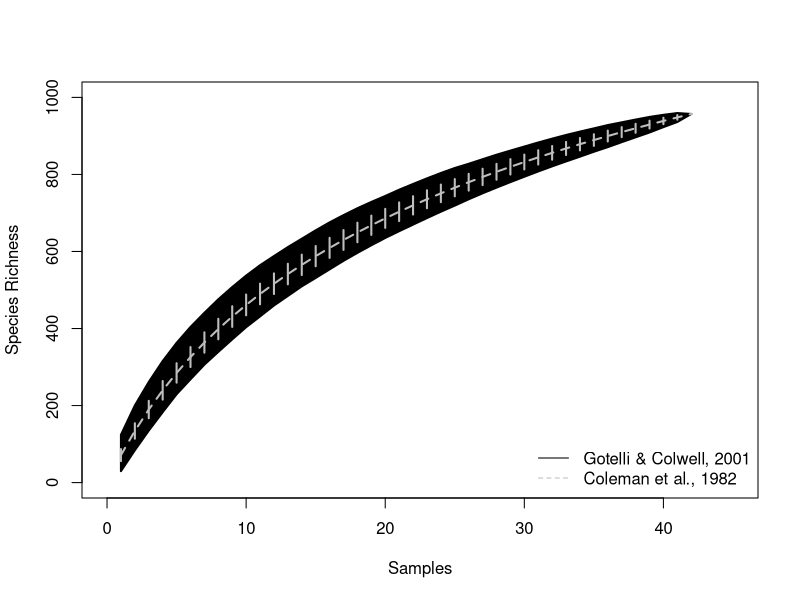
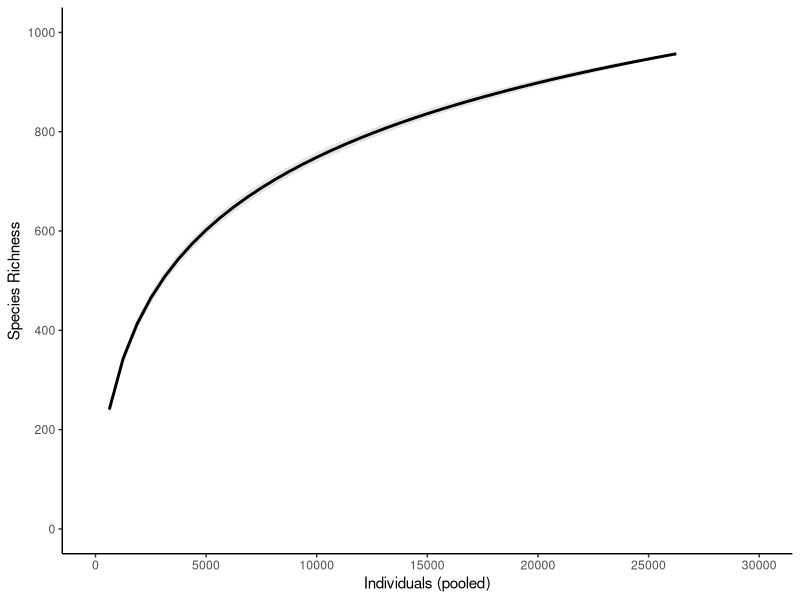
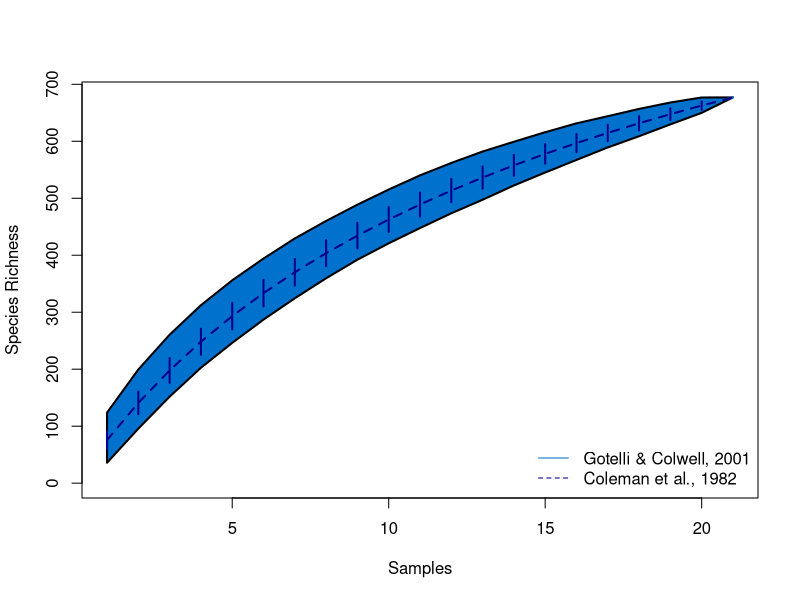
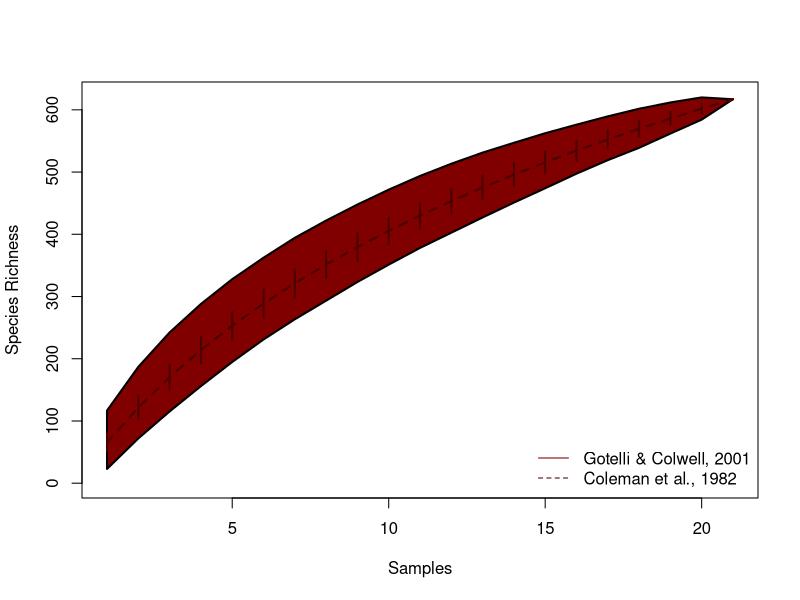
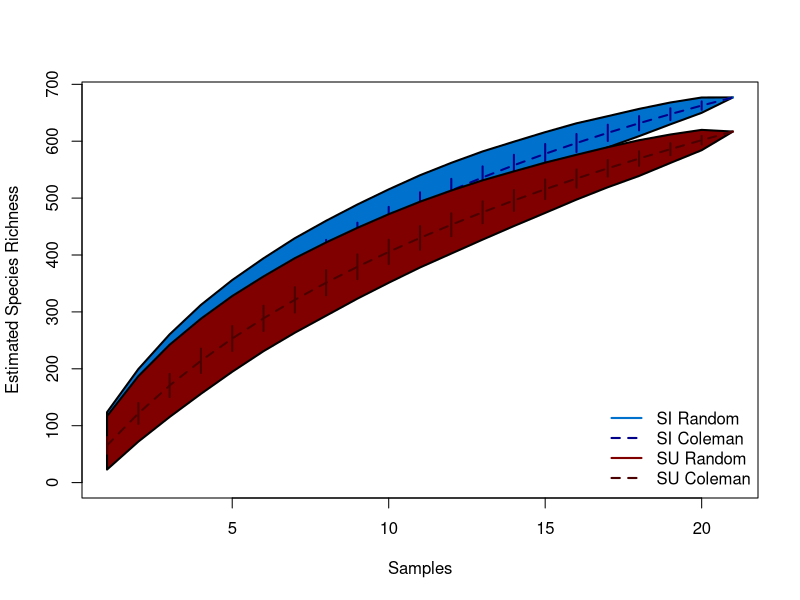
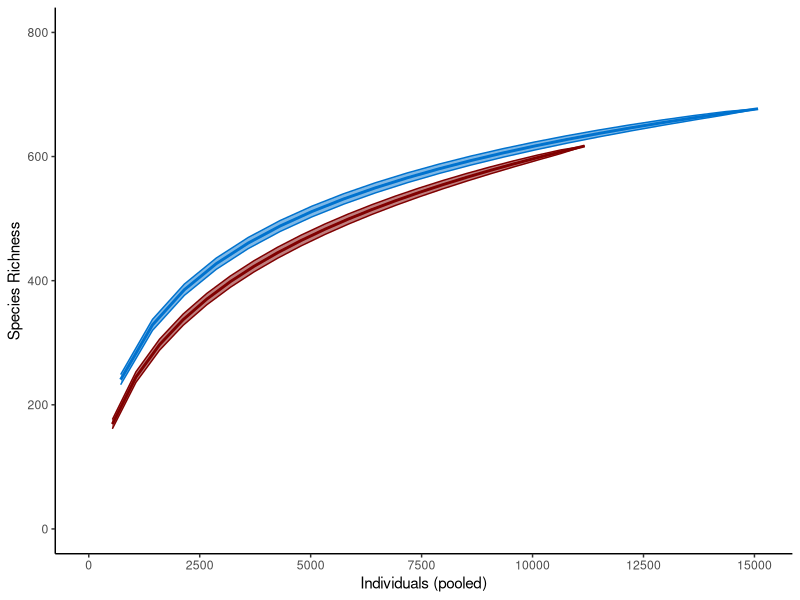
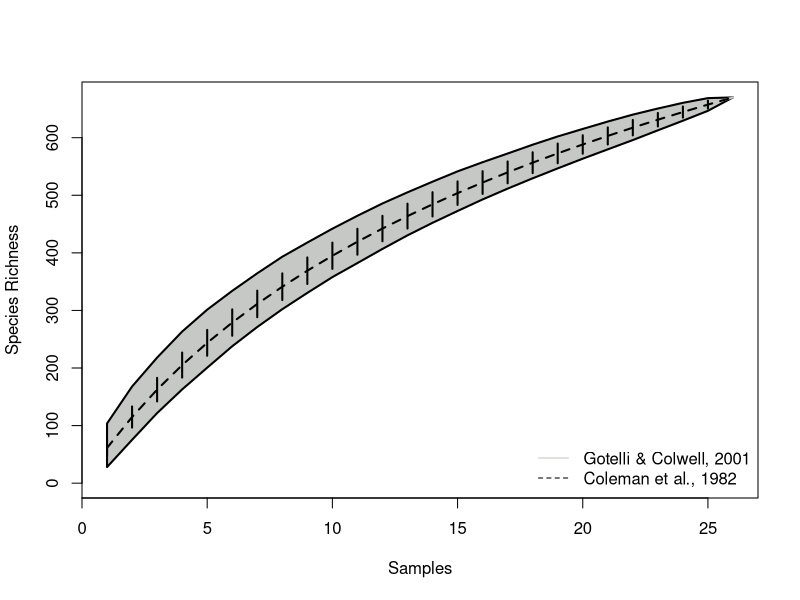
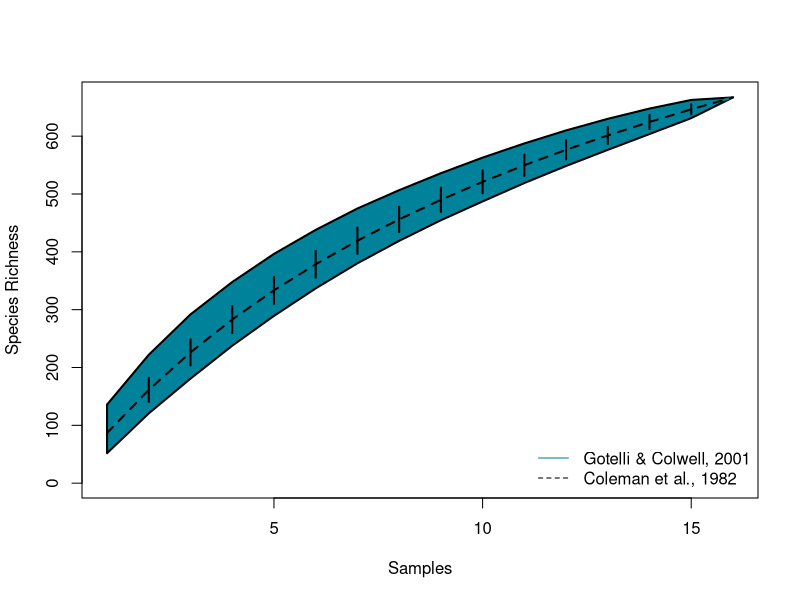

Reproduce these figures in R, in order.
#### NOTES ####
# This script was created from EstimateR.R. 
# It was adapted to just focus on the SU-SI duplicate stations. 
# 24 SU duplicates. But this was filtered down to 21 for habitat and sampling effectiveness.
# It does include 3 proxy stations. 


#### INITIALIZATION ####
setwd(dirname(rstudioapi::getActiveDocumentContext()$path))


#### INSTALL PACKAGES ####
packages_used <- 
  c("readr",
    "tibble",
    "tidyverse",
    "janitor",
    "readxl",
    "magrittr",
    "vegan",
    "remotes",
    "ggvegan",
    "ggplot2",
    "purrr",
    "tidyr",
    "stringr",
    "readr",
    "dplyr"
  )

packages_to_install <- 
  packages_used[!packages_used %in% installed.packages()[,1]]

if (length(packages_to_install) > 0) {
  install.packages(packages_to_install, 
                   Ncpus = Sys.getenv("NUMBER_OF_PROCESSORS") - 1)
}

lapply(packages_used, 
       require, 
       character.only = TRUE)

theme_set(
  theme_void()
)


#### READ IN VEGANIZED DATA ####

# Community matrix (samples × species)
data_vegan <- read_csv(
  "../data/si_su_duplicates/data_vegan_si_su_duplicates_community_matrix.csv"
) %>% 
  column_to_rownames("station_code")

# No species complexes for those identified to only the genus or family level
# data_vegan <- read_csv(
#   "../data/si_su_duplicates/data_vegan_si_su_duplicates_community_matrix_nospp.csv"
# ) %>%
#   column_to_rownames("station_code")


# vegan wants a matrix or data.frame with rownames = samples, cols = species
# you can leave it as a data.frame, or do:
# comm_matrix <- as.matrix(comm_matrix)

# Environmental metadata. Keep station_code as a column not rownames.
data_vegan.env <- read_csv(
  "../data/si_su_duplicates/data_vegan_si_su_duplicates_metadata.csv"
)

# check that the rows are aligned by station_code
identical(rownames(data_vegan), data_vegan.env$station_code)

#### SUBSAMPLE VEGANIZED DATA ####

# BY STUDY 
data_si_vegan <- data_vegan[ data_vegan.env$study == "si_1978", ]
data_su_vegan <- data_vegan[ data_vegan.env$study == "su_2022", ]

# BY SEA
data_sulu_vegan <- data_vegan[ data_vegan.env$sea == "sulu", ]
data_bohol_vegan <- data_vegan[ data_vegan.env$sea == "bohol", ]

# BY STUDY & SEA
data_si_sulu_vegan <- data_vegan.env %>%
  filter(study=="si_1978", sea=="sulu") %>%
  pull(station_code) %>%        # get the station_codes
  { data_vegan[rownames(data_vegan) %in% ., ] }

data_su_sulu_vegan <- data_vegan.env %>%
  filter(study=="su_2022", sea=="sulu") %>%
  pull(station_code) %>%        # get the station_codes
  { data_vegan[rownames(data_vegan) %in% ., ] }

data_si_bohol_vegan <- data_vegan.env %>%
  filter(study=="si_1978", sea=="bohol") %>%
  pull(station_code) %>%        # get the station_codes
  { data_vegan[rownames(data_vegan) %in% ., ] }

data_su_bohol_vegan <- data_vegan.env %>%
  filter(study=="su_2022", sea=="bohol") %>%
  pull(station_code) %>%        # get the station_codes
  { data_vegan[rownames(data_vegan) %in% ., ] }


#### CREATE SPECACCUM LISTS ####
## ALL ## 
# sample-based. subsampling without replacement (Gotelli & Colwell 2001)
specaccum_rand <- specaccum(data_vegan, method="random", permutations=999)
# sample-based. (Coleman et al. 1982)
specaccum_cole  <- specaccum(data_vegan, method="coleman")
# sample-based. expected species richness aka Mao Tau estimate (Chiarucci et al. 2008; Colwell et al. 2012; 
specaccum_exac <- specaccum(data_vegan, method="exact")
# Individual‐based. 
specaccum_rare <- specaccum(data_vegan, method="rarefaction")

## BY STUDY ##
# SI #
specaccum_rand_si <- specaccum(data_si_vegan, method="random", permutations=999)
specaccum_cole_si  <- specaccum(data_si_vegan, method="coleman")
specaccum_exac_si <- specaccum(data_si_vegan, method="exact")
specaccum_rare_si <- specaccum(data_si_vegan, method="rarefaction")
# SU #
specaccum_rand_su <- specaccum(data_su_vegan, method="random", permutations=999)
specaccum_cole_su  <- specaccum(data_su_vegan, method="coleman")
specaccum_exac_su <- specaccum(data_su_vegan, method="exact")
specaccum_rare_su <- specaccum(data_su_vegan, method="rarefaction")

## BY SEA ##
# SULU #
specaccum_rand_sulu <- specaccum(data_sulu_vegan, method="random", permutations=999)
specaccum_cole_sulu  <- specaccum(data_sulu_vegan, method="coleman")
specaccum_exac_sulu <- specaccum(data_sulu_vegan, method="exact")
specaccum_rare_sulu <- specaccum(data_sulu_vegan, method="rarefaction")
# BOHOL #
specaccum_rand_bohol <- specaccum(data_bohol_vegan, method="random", permutations=999)
specaccum_cole_bohol  <- specaccum(data_bohol_vegan, method="coleman")
specaccum_exac_bohol  <- specaccum(data_bohol_vegan, method="exact")
specaccum_rare_bohol  <- specaccum(data_bohol_vegan, method="rarefaction")

## BY STUDY & SEA #
# SI SULU #
specaccum_rand_si_sulu <- specaccum(data_si_sulu_vegan, method="random", permutations=999)
specaccum_cole_si_sulu  <- specaccum(data_si_sulu_vegan, method="coleman")
specaccum_exac_si_sulu  <- specaccum(data_si_sulu_vegan, method="exact")
specaccum_rare_si_sulu  <- specaccum(data_si_sulu_vegan, method="rarefaction")
# SU SULU #
specaccum_rand_su_sulu <- specaccum(data_su_sulu_vegan, method="random", permutations=999)
specaccum_cole_su_sulu  <- specaccum(data_su_sulu_vegan, method="coleman")
specaccum_exac_su_sulu  <- specaccum(data_su_sulu_vegan, method="exact")
specaccum_rare_su_sulu  <- specaccum(data_su_sulu_vegan, method="rarefaction")
# SI BOHOL #
specaccum_rand_si_bohol <- specaccum(data_si_bohol_vegan, method="random", permutations=999)
specaccum_cole_si_bohol  <- specaccum(data_si_bohol_vegan, method="coleman")
specaccum_exac_si_bohol  <- specaccum(data_si_bohol_vegan, method="exact")
specaccum_rare_si_bohol  <- specaccum(data_si_bohol_vegan, method="rarefaction")
# SU BOHOL #
specaccum_rand_su_bohol <- specaccum(data_su_bohol_vegan, method="random", permutations=999)
specaccum_cole_su_bohol  <- specaccum(data_su_bohol_vegan, method="coleman")
specaccum_exac_su_bohol  <- specaccum(data_su_bohol_vegan, method="exact")
specaccum_rare_su_bohol  <- specaccum(data_su_bohol_vegan, method="rarefaction")


#### FUNCTIONS ####

# speccaccum method rarefaction list to tibble
specaccum_rare_to_tibble <- function(sa) {
  # sa: the list returned by specaccum(...)
  tibble(
    sites       = sa$sites,
    richness    = sa$richness,                 # the mean accumulated richness
    sd          = sa$sd,
    individuals = sa$individuals
  )
}


#### SPECACCUM PLOTS ALL ####
## Random & Coleman
plot(specaccum_rand, ci.type="poly", col="black", lwd=2,
     xlab="Samples",    ylab="Species Richness",
     xlim= c(0, 45), ylim= c(0, 1000))
plot(specaccum_cole,  add=TRUE, col="grey", lwd=2, lty=2)
legend("bottomright",
       legend=c("Gotelli & Colwell, 2001","Coleman et al., 1982"),
       col=c("black","grey"), lty=1:2, bty="n")

## Rarefaction (individual-based)
specaccum_rare_tibble <- specaccum_rare_to_tibble(specaccum_rare)

# plot richness vs. individuals, with sd as a ribbon
ggplot(specaccum_rare_tibble, aes(x = individuals, y = richness)) +
  geom_ribbon(aes(ymin = richness - sd, ymax = richness + sd),
              fill = "grey80", alpha = 0.5) +
  geom_line(color = "black", size = 1) +
  labs(
    x = "Individuals (pooled)",
    y = "Species Richness"
  ) +
  scale_x_continuous(
    breaks = c(0, 5000, 10000, 15000, 20000, 25000, 30000),
    limits = c(0, 30000)    # adjust if you want a little padding
  ) +
  scale_y_continuous(
    breaks = c(0, 200, 400, 600, 800, 1000),
    limits = c(0, 1000)
  ) +
  theme_classic(base_family = "Times New Roman", base_size = 12) +
  theme_classic()

# ggsave(
#   filename = "../figures/si_su_duplicates/speccaccum_rare_individuals_species.png",
#   plot     = last_plot(),   # or give your plot object here
#   device   = "png",
#   width    = 6.5,
#   height   = 8,
#   units    = "in",
#   dpi      = 300
# )

#### SPECACCUM PLOTS BY SURVEY ####

# "si_1978" = "#0072CE",  # Smithsonian Blue
# "su_2022" = "#800000" # ,  # Silliman Maroon

## Random & Coleman
# SI #
plot(specaccum_rand_si, ci.type="poly", col="#0072CE", lwd=2,
     xlab="Samples",    ylab="Species Richness")
plot(specaccum_cole_si,  add=TRUE, col="darkblue", lwd=2, lty=2)
legend("bottomright",
       legend=c("Gotelli & Colwell, 2001","Coleman et al., 1982"),
       col=c("#0072CE","darkblue"), lty=1:2, bty="n")

# SU #
plot(specaccum_rand_su, ci.type="poly", col="#800000", lwd=2,
     xlab="Samples",    ylab="Species Richness")
plot(specaccum_cole_su,  add=TRUE, col="#4B0101", lwd=2, lty=2)
legend("bottomright",
       legend=c("Gotelli & Colwell, 2001","Coleman et al., 1982"),
       col=c("#800000","#4B0101"), lty=1:2, bty="n")

## Overlapped SAC by Survey##
# Compute overall x‐ and y‐limits #
# all the “number of samples” (‘sites’) across both studies
all_sites    <- c(specaccum_rand_si$sites,    specaccum_rand_su$sites)
# all the mean richnesses and their CIs
all_richness <- c(
  specaccum_rand_si$richness + specaccum_rand_si$sd,  # upper CI
  specaccum_rand_si$richness - specaccum_rand_si$sd,  # lower CI
  specaccum_rand_si$richness,                          # mean
  specaccum_cole_si$richness,                          # Coleman mean
  specaccum_rand_su$richness + specaccum_rand_su$sd,
  specaccum_rand_su$richness - specaccum_rand_su$sd,
  specaccum_rand_su$richness,
  specaccum_cole_su$richness
)
xlim <- range(all_sites)
ylim <- c(0, max(all_richness))

# Plot the SI “random” curve (with its CI polygon) to set up the canvas ##
plot(specaccum_rand_si,
     ci.type="poly",
     col="#0072CE", lwd=2,
     xlim=xlim, ylim=ylim,
     xlab="Samples", ylab="Estimated Species Richness")

# Add the other three curves #
# SI Coleman‐analytic
plot(specaccum_cole_si, add=TRUE, col="darkblue", lwd=2, lty=2)

# SU “random”
plot(specaccum_rand_su, add=TRUE, ci.type="poly", col="#800000", lwd=2)

# SU Coleman
plot(specaccum_cole_su, add=TRUE, col="#4B0101", lwd=2, lty=2)

# legend describing all four lines #
legend("bottomright",
       legend = c("SI Random",
                  "SI Coleman",
                  "SU Random",
                  "SU Coleman"),
       col    = c("#0072CE", "darkblue", "#800000","#4B0101"),
       lty    = c(1, 2, 1, 2),
       lwd    = c(2, 2, 2, 2),
       bty    = "n")

## Rarefaction (individual-based)
specaccum_rare_si_tibble <- specaccum_rare_to_tibble(specaccum_rare_si) %>% 
  mutate(survey = "Historical")
specaccum_rare_su_tibble <- specaccum_rare_to_tibble(specaccum_rare_su) %>% 
  mutate(survey = "Modern")

specaccum_rare_survey <- bind_rows(specaccum_rare_si_tibble, specaccum_rare_su_tibble)


# plot richness vs. individuals, with sd as a ribbon
ggplot(specaccum_rare_survey, aes(x = individuals, y = richness, colour = survey, fill = survey)) +
  geom_ribbon(aes(ymin = richness - sd, ymax = richness + sd),
              alpha = 0.5) +
  geom_line(size = 1) +
  scale_color_manual(values = c("Historical" = "#0072CE",
                                "Modern" = "#800000")) +
  scale_fill_manual (values = c("Historical" = "#0072CE",
                                "Modern" = "#800000")) +
  labs(
    x = "Individuals (pooled)",
    y = "Species Richness"
  ) +
  scale_x_continuous(
    breaks = c(0, 2500, 5000, 7500, 10000, 12500, 15000),
    limits = c(0, 15100)    # adjust if you want a little padding
  ) +
  scale_y_continuous(
    breaks = c(0, 200, 400, 600, 800),
    limits = c(0, 800)
  ) +
  theme_classic(base_family = "Times New Roman", base_size = 12) +
  theme_classic() + 
  theme(legend.position = "none")

# ggsave(
#   filename = "../figures/si_su_duplicates/speccaccum_rare_individuals_species_survey.png",
#   plot     = last_plot(),   # or give your plot object here
#   device   = "png",
#   width    = 6.5,
#   height   = 8,
#   units    = "in",
#   dpi      = 300
# )


#### SPECACCUM PLOTS BY SEA ####
## Random & Colwell

# sea_colors <- c(
#   "Sulu Sea" = "#00829A",   # FMA 5
#   "Bohol Sea" = "#C6C8C5" #"#3F463E"    # FMA 9
# )

# BOHOL
plot(specaccum_rand_bohol, ci.type="poly", col="#C6C8C5", lwd=2,
     xlab="Samples",    ylab="Species Richness")
plot(specaccum_cole_bohol,  add=TRUE, col="black", lwd=2, lty=2)
legend("bottomright",
       legend=c("Gotelli & Colwell, 2001","Coleman et al., 1982"),
       col=c("#C6C8C5","black"), lty=1:2, bty="n")

# SULU #
plot(specaccum_rand_sulu, ci.type="poly", col="#00829A", lwd=2,
     xlab="Samples",    ylab="Species Richness")
plot(specaccum_cole_sulu,  add=TRUE, col="black", lwd=2, lty=2)
legend("bottomright",
       legend=c("Gotelli & Colwell, 2001","Coleman et al., 1982"),
       col=c("#00829A","black"), lty=1:2, bty="n")

## Overlapped SAC by Sea ##
# Compute overall x‐ and y‐limits #
# all the “number of samples” (‘sites’) across both seas
all_sites    <- c(specaccum_rand_bohol$sites,    specaccum_rand_sulu$sites)
# all the mean richnesses and their CIs
all_richness <- c(
  specaccum_rand_bohol$richness + specaccum_rand_si$sd,  # upper CI
  specaccum_rand_bohol$richness - specaccum_rand_si$sd,  # lower CI
  specaccum_rand_bohol$richness,                          # mean
  specaccum_cole_bohol$richness,                          # Coleman mean
  specaccum_rand_sulu$richness + specaccum_rand_su$sd,
  specaccum_rand_sulu$richness - specaccum_rand_su$sd,
  specaccum_rand_sulu$richness,
  specaccum_cole_sulu$richness
)
xlim <- range(all_sites)
ylim <- c(0, max(all_richness))

# Plot the Bohol “random” curve (with its CI polygon) to set up the canvas ##
plot(specaccum_rand_bohol,
     ci.type="poly",
     col="#C6C8C5", lwd=2,
     xlim=xlim, ylim=ylim,
     xlab="Samples", ylab="Estimated Species Richness")

# Add the other three curves #
# Bohol Coleman‐analytic
plot(specaccum_cole_bohol, add=TRUE, col="black", lwd=2, lty=2)

# Sulu “random”
plot(specaccum_rand_sulu, add=TRUE, ci.type="poly", col="#00829A", lwd=2)

# Sulu Coleman
plot(specaccum_cole_sulu, add=TRUE, col="black", lwd=2, lty=2)

## legend describing all four lines ##
legend("bottomright",
       legend = c("Bohol Random",
                  "Bohol Coleman",
                  "Sulu Random",
                  "Sulu Coleman"),
       col    = c("#C6C8C5", "black", "#00829A","black"),
       lty    = c(1, 2, 1, 2),
       lwd    = c(2, 2, 2, 2),
       bty    = "n")


## Rarefaction (individual-based)
specaccum_rare_bohol_tibble <- specaccum_rare_to_tibble(specaccum_rare_bohol) %>% 
  mutate(sea = "Bohol Sea")
specaccum_rare_sulu_tibble <- specaccum_rare_to_tibble(specaccum_rare_sulu) %>% 
  mutate(sea = "Sulu Sea")

specaccum_rare_sea <- bind_rows(specaccum_rare_bohol_tibble, specaccum_rare_sulu_tibble)


# plot richness vs. individuals, with sd as a ribbon

# sea_colors <- c(
#   "Sulu Sea" = "#00829A",   # FMA 5
#   "Bohol Sea" = "#C6C8C5" #"#3F463E"    # FMA 9
# )


ggplot(specaccum_rare_sea, aes(x = individuals, y = richness, colour = sea, fill = sea)) +
  geom_ribbon(aes(ymin = richness - sd, ymax = richness + sd),
              alpha = 0.5) +
  geom_line(size = 1) +
  scale_color_manual(values = c("Bohol Sea" = "#C6C8C5",
                                "Sulu Sea" = "#00829A")) +
  scale_fill_manual (values = c("Bohol Sea" = "#C6C8C5",
                                "Sulu Sea" = "#00829A")) +
  labs(
    x = "Individuals (pooled)",
    y = "Species Richness"
  ) +
  scale_x_continuous(
    breaks = c(0, 4000, 8000, 12000, 16000),
    limits = c(0, 16000)    # adjust if you want a little padding
  ) +
  scale_y_continuous(
    breaks = c(0, 200, 400, 600, 800),
    limits = c(0, 800)
  ) +
  theme_classic(base_family = "Times New Roman", base_size = 12) +
  theme_classic() + 
  theme(legend.position = "none")

# ggsave(
#   filename = "../figures/si_su_duplicates/speccaccum_rare_individuals_species_sea.png",
#   plot     = last_plot(),   # or give your plot object here
#   device   = "png",
#   width    = 6.5,
#   height   = 8,
#   units    = "in",
#   dpi      = 300
# )


#### SPECACCUM PLOTS BY STUDY & SEA ####

# "si_1978" = "#0072CE",  # Smithsonian Blue
# "su_2022" = "#800000" # ,  # Silliman Maroon

# sea_colors <- c(
#   "Sulu Sea" = "#00829A",   # FMA 5
#   "Bohol Sea" = "#C6C8C5" #"#3F463E"    # FMA 9
# )

## Overlapped SAC by Study & Sea ##
# Compute overall x‐ and y‐limits #
# all the “number of samples” (‘sites’) across both studies and both seas
all_sites    <- c(specaccum_rand_si_bohol$sites, specaccum_rand_su_bohol$sites, specaccum_rand_si_sulu$sites, specaccum_rand_su_sulu$sites)
# all the mean richnesses and their CIs
all_richness <- c(
  specaccum_rand_si_bohol$richness + specaccum_rand_si$sd,  # upper CI
  specaccum_rand_si_bohol$richness - specaccum_rand_si$sd,  # lower CI
  specaccum_rand_si_bohol$richness,                          # mean
  specaccum_cole_si_bohol$richness,                          # Coleman mean
  specaccum_rand_su_bohol$richness + specaccum_rand_si$sd,  # upper CI
  specaccum_rand_su_bohol$richness - specaccum_rand_si$sd,  # lower CI
  specaccum_rand_su_bohol$richness,                          # mean
  specaccum_cole_su_bohol$richness,                          # Coleman mean
  specaccum_rand_si_sulu$richness + specaccum_rand_su$sd,
  specaccum_rand_si_sulu$richness - specaccum_rand_su$sd,
  specaccum_rand_si_sulu$richness,
  specaccum_cole_si_sulu$richness,
  specaccum_rand_su_sulu$richness + specaccum_rand_su$sd,
  specaccum_rand_su_sulu$richness - specaccum_rand_su$sd,
  specaccum_rand_su_sulu$richness,
  specaccum_cole_su_sulu$richness
)
xlim <- range(all_sites)
ylim <- c(0, max(all_richness))

# Plot the SI Bohol “random” curve (with its CI polygon) to set up the canvas ##
plot(specaccum_rand_si_bohol,
     ci.type="poly",
     col="#C6C8C5", lwd=2,
     xlim=xlim, ylim=ylim,
     xlab="Samples", ylab="Estimated Species Richness")

# SI Bohol Coleman
plot(specaccum_cole_si_bohol, add=TRUE, col="#0072CE", lwd=2, lty=2)

# SU Bohol “random”
plot(specaccum_rand_su_bohol, add=TRUE, ci.type="poly", col="#C6C8C5", lwd=2)

# SU Bohol Coleman
plot(specaccum_cole_su_bohol, add=TRUE, col="#800000", lwd=2, lty=2)

# SI Sulu “random”
plot(specaccum_rand_si_sulu, add=TRUE, ci.type="poly", col="#00829A", lwd=2)

# SI Sulu Coleman
plot(specaccum_cole_si_sulu, add=TRUE, col="#0072CE", lwd=2, lty=2)

# SU Sulu “random”
plot(specaccum_rand_su_sulu, add=TRUE, ci.type="poly", col="#00829A", lwd=2)

# SU Sulu Coleman
plot(specaccum_cole_su_sulu, add=TRUE, col="#800000", lwd=2, lty=2)

## legend describing all four lines ##
legend("bottomright",
       legend = c("Bohol",
                  "Sulu",
                  "SI",
                  "SU"),
       col    = c("#C6C8C5", "#00829A","#0072CE", "#800000"),
       lty    = c(1, 1, 2, 2),
       lwd    = c(2, 2, 2, 2),
       bty    = "n")


## Rarefaction (individual-based)
specaccum_rare_si_bohol_tibble <- specaccum_rare_to_tibble(specaccum_rare_si_bohol) %>% 
  mutate(survey_sea = "Historical Bohol Sea")
specaccum_rare_si_sulu_tibble <- specaccum_rare_to_tibble(specaccum_rare_si_sulu) %>% 
  mutate(survey_sea = "Historical Sulu Sea")
specaccum_rare_su_bohol_tibble <- specaccum_rare_to_tibble(specaccum_rare_su_bohol) %>% 
  mutate(survey_sea = "Modern Bohol Sea")
specaccum_rare_su_sulu_tibble <- specaccum_rare_to_tibble(specaccum_rare_su_sulu) %>% 
  mutate(survey_sea = "Modern Sulu Sea")

specaccum_rare_survey_sea <- bind_rows(specaccum_rare_si_bohol_tibble, specaccum_rare_si_sulu_tibble, specaccum_rare_su_bohol_tibble, specaccum_rare_su_sulu_tibble)

# plot richness vs. individuals, with sd as a ribbon

# sea_colors <- c(
#   "Sulu Sea" = "#00829A",   # FMA 5
#   "Bohol Sea" = "#C6C8C5" #"#3F463E"    # FMA 9
# )


ggplot(specaccum_rare_survey_sea, aes(x = individuals, y = richness, colour = survey_sea, fill = survey_sea)) +
  geom_ribbon(aes(ymin = richness - sd, ymax = richness + sd),
              alpha = 0.5) +
  geom_line(size = 1) +
  scale_color_manual(    
    name   = "Survey X Sea",
    values = c("Historical Bohol Sea" = "#0072CE",
               "Modern Bohol Sea" = "#800000",
               "Historical Sulu Sea" = "#0072CE",
               "Modern Sulu Sea" = "#800000")) +
  scale_fill_manual (
    name   = "Survey X Sea",
    values = c("Historical Bohol Sea" = "#C6C8C5",
               "Modern Bohol Sea" = "#C6C8C5",
               "Historical Sulu Sea" = "#00829A",
               "Modern Sulu Sea" = "#00829A")) +
  labs(
    x = "Individuals (pooled)",
    y = "Species Richness"
  ) +
  scale_x_continuous(
    breaks = c(0, 2000, 4000, 6000, 8000),
    limits = c(0, 8000)    # adjust if you want a little padding
  ) +
  scale_y_continuous(
    breaks = c(0, 100, 200, 300, 400, 500),
    limits = c(0, 500)
  ) +
  theme_classic(base_family = "Times New Roman", base_size = 12) +
  theme_classic() + 
  theme(
    legend.position      = c(0.95, 0.05),
    legend.justification = c(1, 0),
    legend.background    = element_rect(fill = "white", color = "black")
  )

# ggsave(
#   filename = "../figures/si_su_duplicates/speccaccum_rare_individuals_species_survey_sea.png",
#   plot     = last_plot(),   # or give your plot object here
#   device   = "png",
#   width    = 6.5,
#   height   = 8,
#   units    = "in",
#   dpi      = 300
# )


#### SPECSLOPE ####

specslope(specaccum_rare_su_sulu, 7)

#### fitspecaccum ####
fitspeccacum_rare_all <- fitspecaccum(specaccum_rare, "lomolino")
coef(fitspeccacum_rare_all)
fitted(fitspeccacum_rare_all)
plot(fitspeccacum_rare_all, add = TRUE, col=2, lwd=2)

fitspeccaccum_rand_all <- fitspecaccum(specaccum_rare, "arrh")
plot(fitspeccaccum_rand_all)

#### https://rdrr.io/rforge/vegan/man/specaccum.html ####
sp1 <- specaccum(data_vegan)
sp2 <- specaccum(data_vegan, "random")

summary(sp2)
plot(sp1, ci.type="poly", col="blue", lwd=2, ci.lty=0, ci.col="lightblue")
boxplot(sp2, col="yellow", add=TRUE, pch="+")
## Fit Lomolino model to the exact accumulation
mod1 <- fitspecaccum(sp1, "lomolino")
coef(mod1)
fitted(mod1)
plot(sp1)
## Add Lomolino model using argument 'add'
plot(mod1, add = TRUE, col=2, lwd=2)
## Fit Arrhenius models to all random accumulations
mods <- fitspecaccum(sp2, "arrh")
plot(mods, col="hotpink")
boxplot(sp2, col = "yellow", border = "blue", lty=1, cex=0.3, add= TRUE)
## Use nls() methods to the list of models
sapply(mods$models, AIC)
